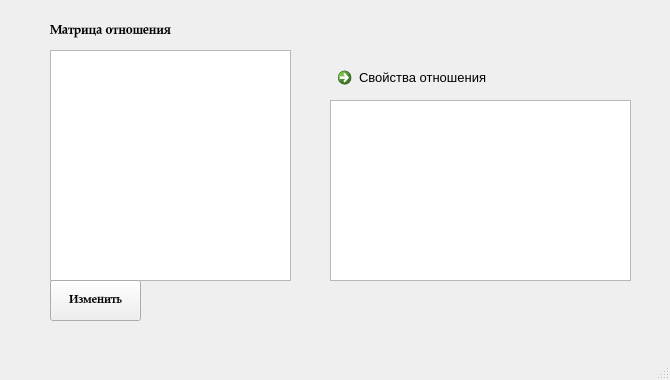
<?xml version="1.0" encoding="UTF-8"?>
<ui version="4.0">
 <class>MainWindow</class>
 <widget class="QMainWindow" name="MainWindow">
  <property name="geometry">
   <rect>
    <x>0</x>
    <y>0</y>
    <width>670</width>
    <height>380</height>
   </rect>
  </property>
  <property name="windowTitle">
   <string>MainWindow</string>
  </property>
  <widget class="QWidget" name="centralwidget">
   <widget class="QTextEdit" name="matrix1">
    <property name="geometry">
     <rect>
      <x>50</x>
      <y>50</y>
      <width>241</width>
      <height>231</height>
     </rect>
    </property>
    <property name="font">
     <font>
      <family>NSimSun</family>
      <pointsize>16</pointsize>
     </font>
    </property>
   </widget>
   <widget class="QLabel" name="label">
    <property name="geometry">
     <rect>
      <x>50</x>
      <y>20</y>
      <width>191</width>
      <height>21</height>
     </rect>
    </property>
    <property name="font">
     <font>
      <family>Palatino Linotype</family>
      <pointsize>10</pointsize>
      <weight>75</weight>
      <bold>true</bold>
     </font>
    </property>
    <property name="text">
     <string>Матрица отношения</string>
    </property>
   </widget>
   <widget class="QCommandLinkButton" name="prprts_btn">
    <property name="geometry">
     <rect>
      <x>330</x>
      <y>60</y>
      <width>231</width>
      <height>41</height>
     </rect>
    </property>
    <property name="font">
     <font>
      <family>Segoe UI</family>
      <pointsize>10</pointsize>
      <weight>50</weight>
      <bold>false</bold>
     </font>
    </property>
    <property name="text">
     <string>Свойства отношения</string>
    </property>
   </widget>
   <widget class="QTextEdit" name="properties">
    <property name="geometry">
     <rect>
      <x>330</x>
      <y>100</y>
      <width>301</width>
      <height>181</height>
     </rect>
    </property>
    <property name="font">
     <font>
      <family>MS Sans Serif</family>
      <pointsize>10</pointsize>
      <weight>75</weight>
      <bold>true</bold>
     </font>
    </property>
   </widget>
   <widget class="QPushButton" name="change_btn">
    <property name="geometry">
     <rect>
      <x>50</x>
      <y>280</y>
      <width>91</width>
      <height>41</height>
     </rect>
    </property>
    <property name="font">
     <font>
      <family>Palatino Linotype</family>
      <pointsize>9</pointsize>
      <weight>75</weight>
      <bold>true</bold>
     </font>
    </property>
    <property name="text">
     <string>Изменить</string>
    </property>
   </widget>
  </widget>
  <widget class="QMenuBar" name="menubar">
   <property name="geometry">
    <rect>
     <x>0</x>
     <y>0</y>
     <width>670</width>
     <height>26</height>
    </rect>
   </property>
  </widget>
  <widget class="QStatusBar" name="statusbar"/>
 </widget>
 <resources/>
 <connections/>
</ui>
